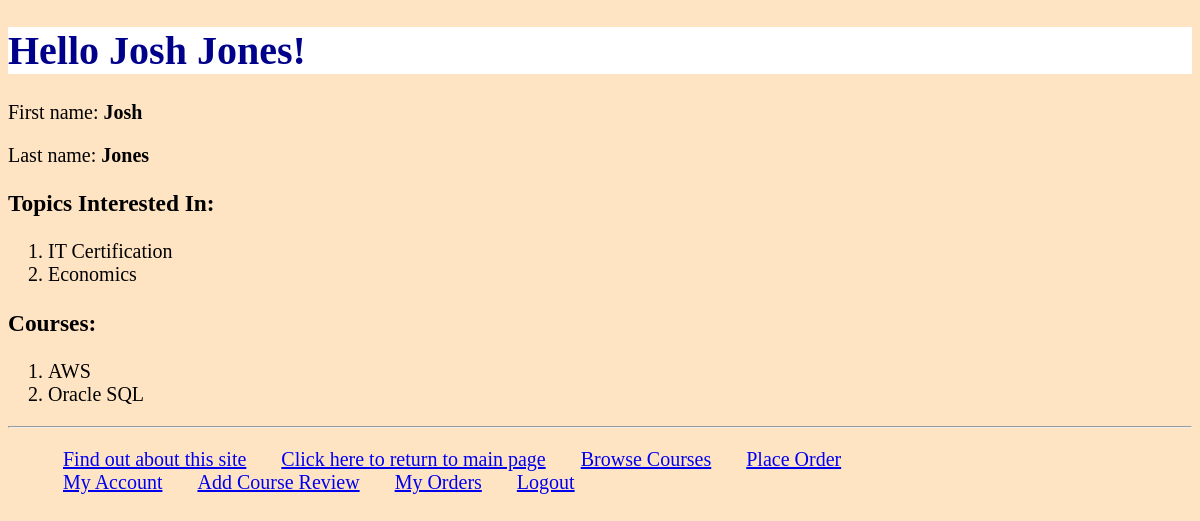
/myapp/myaccount (signed in), run on an earlier commit of the app's database.
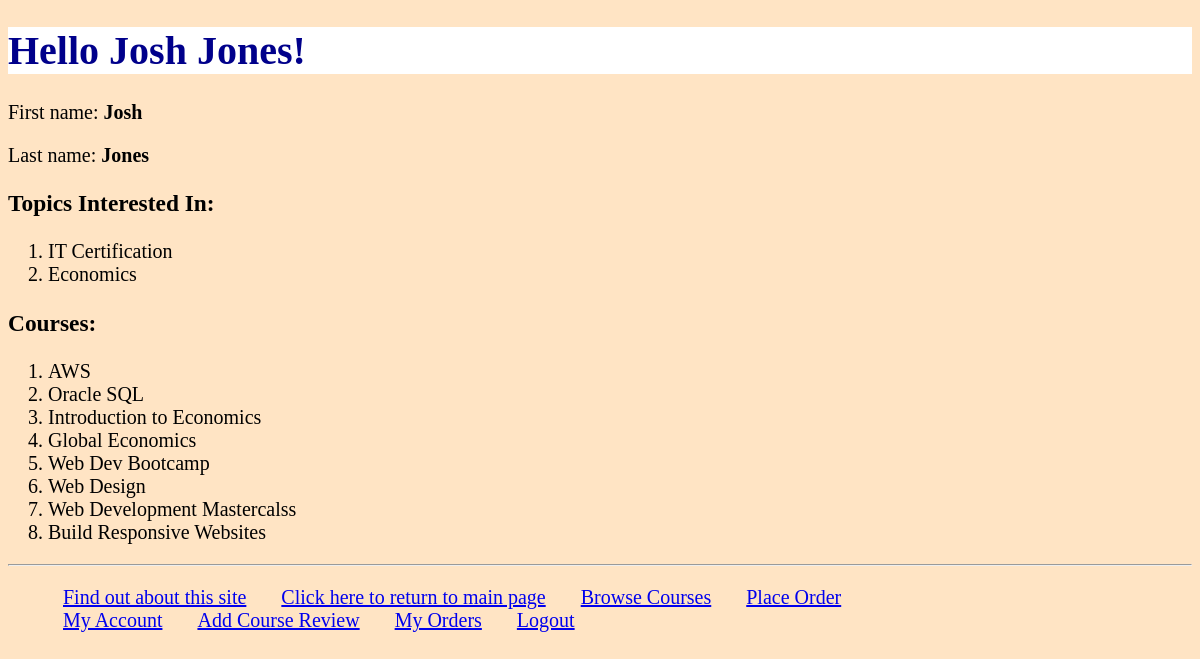
And on a later commit of the database.
### myapp/models.py (models this page shows, shortened)
class Topic(models.Model):
    name = models.CharField(max_length=200)
    length = models.IntegerField(default=12)

class Course(models.Model):
    title = models.CharField(max_length=200)
    topic = models.ForeignKey(Topic, related_name='courses', on_delete=models.CASCADE)
    price = models.DecimalField(max_digits=10, decimal_places=2, validators=[validate_price])
    for_everyone = models.BooleanField(default=True)
    description = models.TextField(blank=True)
    num_reviews = models.PositiveIntegerField(default=0)

### myapp/views.py (the view)
# urls.py: path('myaccount', views.myaccount, name='myaccount')
@login_required(login_url='/myapp/login')
def myaccount(request):
    try:
        current_user = Student.objects.get(id=request.user.id)
    except Student.DoesNotExist:
        current_user = None
    if current_user:
        registered_courses = current_user.registered_courses.all()
        interested_topics = current_user.interested_in.all()
        return render(request, 'myapp/myaccount.html', {'first_name': current_user.first_name,
                                                       'last_name': current_user.last_name,
                                                       'interested_topics': interested_topics,
                                                       'registered_courses': registered_courses})
    else:
        return HttpResponse("<p>You are not a registered student</p>")

### myapp/templates/myapp/myaccount.html (shortened to what this page needs)
{% extends 'myapp/base.html' %}
{% block myhdg %} Hello {{ first_name }} {{ last_name }}! {% endblock %}
{% block  body_block %}
    <p>First name: <b>{{ first_name }}</b></p>
    <p>Last name: <b>{{ last_name }}</b></p>
    <h3>Topics Interested In:</h3>
    <ol>
        {% for topic in interested_topics %}
            <li>{{ topic.name }}</li>
        {% endfor %}
    </ol>
    <h3>Courses:</h3>
    <ol>
        {% for course in registered_courses %}
            <li> {{ course.title }} </li>
        {% endfor %}
    </ol>
{% endblock %}

What changed in the data, as far as the page shows it:
now on this page (row unchanged): Course: title "Introduction to Economics"
now on this page (row edited): Course: title "Global Economics"
now on this page (row unchanged): Course: title "Web Dev Bootcamp"
now on this page (row edited): Course: title "Web Design"
now on this page (row unchanged): Course: title "Web Development Mastercalss"
now on this page (row unchanged): Course: title "Build Responsive Websites"
